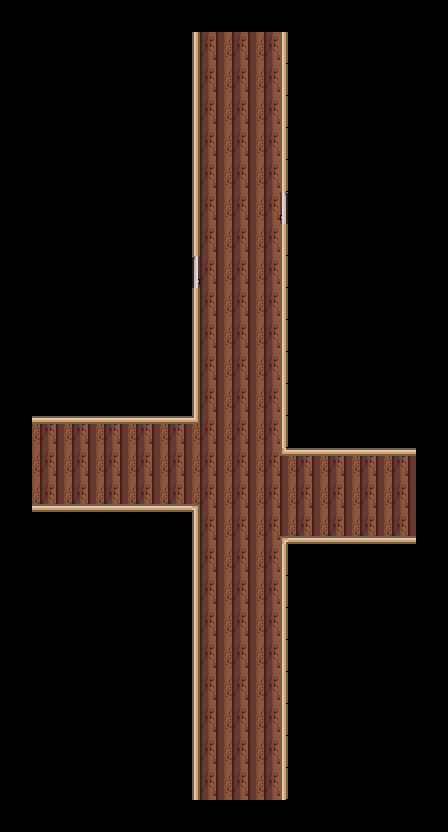

A 2D game scene composited from a Tiled map and its tileset images. What follows is a short description and the map's XML, with every tile layer's data as written:
An orthogonal 14x26 tile map with 32x32 px tiles, 1 tile layer (Tile Layer 1).

<map version="1.2" tiledversion="1.2.2" orientation="orthogonal" renderorder="left-up" width="14" height="26" tilewidth="32" tileheight="32" infinite="0" nextlayerid="2" nextobjectid="1">
 <tileset firstgid="1" source="FullSpriteSheet.tsx" />
 <layer id="1" name="Tile Layer 1" width="14" height="26">
  <data encoding="csv">
104,104,104,104,104,104,104,104,104,104,104,104,104,104,
104,104,104,104,104,104,387,322,324,104,104,104,104,104,
104,104,104,104,104,104,387,322,324,104,104,104,104,104,
104,104,104,104,104,104,387,322,324,104,104,104,104,104,
104,104,104,104,104,104,387,322,324,104,104,104,104,104,
104,104,104,104,104,104,387,322,324,104,104,104,104,104,
104,104,104,104,104,104,387,322,591,104,104,104,104,104,
104,104,104,104,104,104,387,322,324,104,104,104,104,104,
104,104,104,104,104,104,558,322,324,104,104,104,104,104,
104,104,104,104,104,104,387,322,324,104,104,104,104,104,
104,104,104,104,104,104,387,322,324,104,104,104,104,104,
104,104,104,104,104,104,387,322,324,104,104,104,104,104,
104,104,104,104,104,104,387,322,324,104,104,104,104,104,
104,290,290,290,290,290,391,322,324,104,104,104,104,104,
104,322,322,322,322,322,322,322,392,290,290,290,290,104,
104,386,386,386,386,386,360,322,322,322,322,322,322,104,
104,104,104,104,104,104,387,322,424,386,386,386,386,104,
104,104,104,104,104,104,387,322,324,104,104,104,104,104,
104,104,104,104,104,104,387,322,324,104,104,104,104,104,
104,104,104,104,104,104,387,322,324,104,104,104,104,104,
104,104,104,104,104,104,387,322,324,104,104,104,104,104,
104,104,104,104,104,104,387,322,324,104,104,104,104,104,
104,104,104,104,104,104,387,322,324,104,104,104,104,104,
104,104,104,104,104,104,387,322,324,104,104,104,104,104,
104,104,104,104,104,104,387,322,324,104,104,104,104,104,
104,104,104,104,104,104,104,104,104,104,104,104,104,104
</data>
 </layer>
</map>
